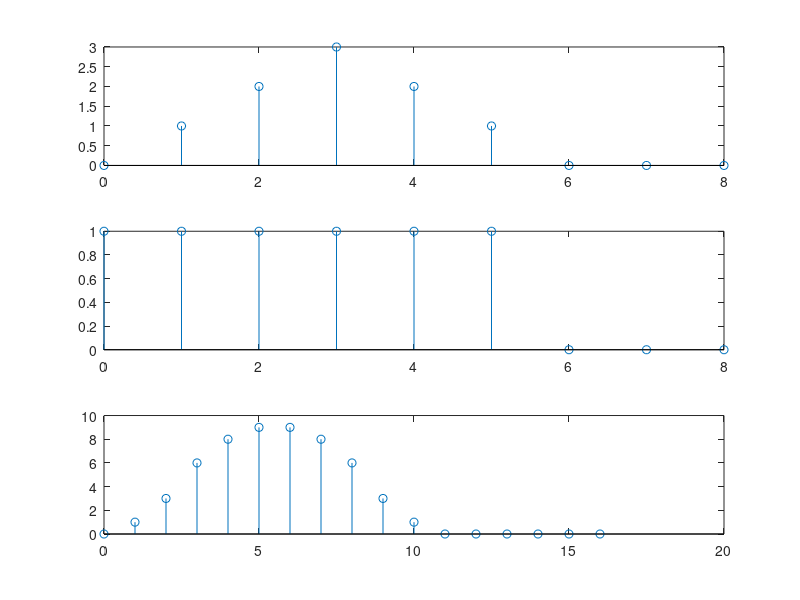

Here is the MATLAB script that generated this plot:
clear all; clc; close all;

x = [0 1 2 3 2 1 0 0 0];
g = [1 1 1 1 1 1 0 0 0];

nx = (0:length(x)-1);
ng = (0:length(g)-1);
nc = (0:length(x)+length(g)-2);

c = conv(x,g);

figure(7)
subplot(3,1,1);
stem(nx,x);
subplot(3,1,2);
stem(ng,g);
subplot(3,1,3);
stem(nc,c);